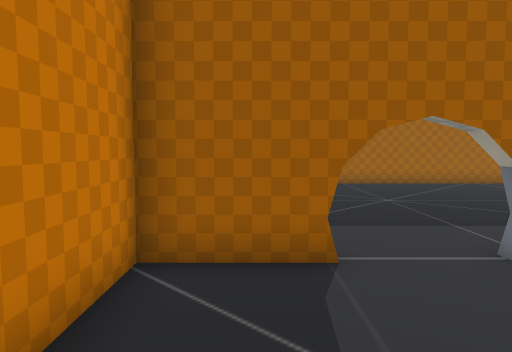
View 1 (above)

16 first-person views from a walk through a 3-D level made in the Godot game engine. The camera is 1.5 m above the floor, tilts 4° down and sees 70° across. The floor is counted in squares, 1 m on a side. Each view is taken from the middle of a square. On the plan, view 1 faces up. The plan holds only what a view shows up to about 16 squares ahead; the rest is blank. Some surface patterns are stand-ins.

View 2
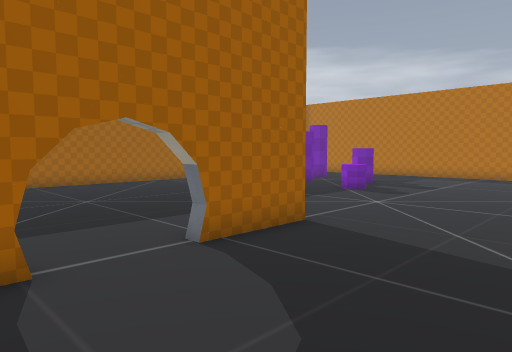

View 3
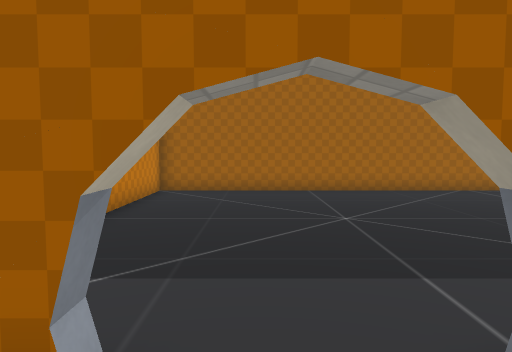

View 4
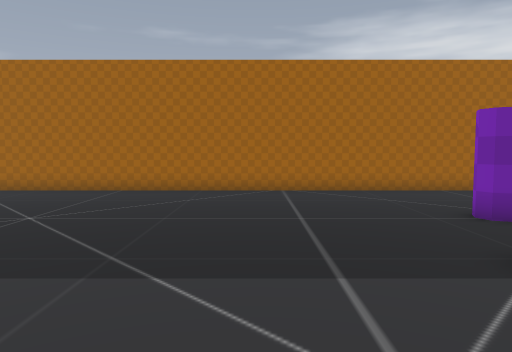

View 5
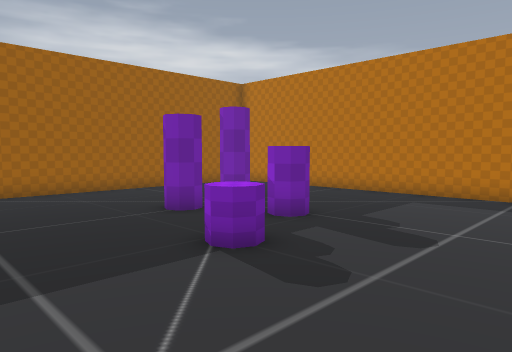

View 6
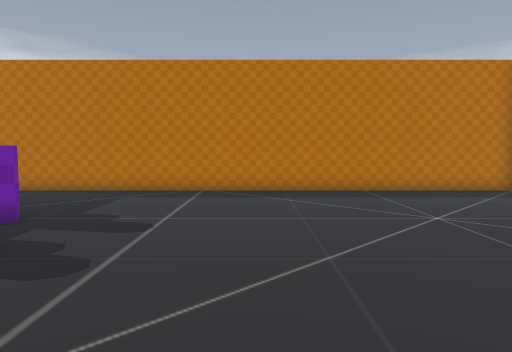

View 7
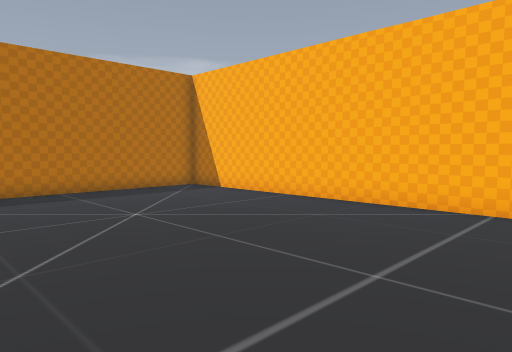

View 8
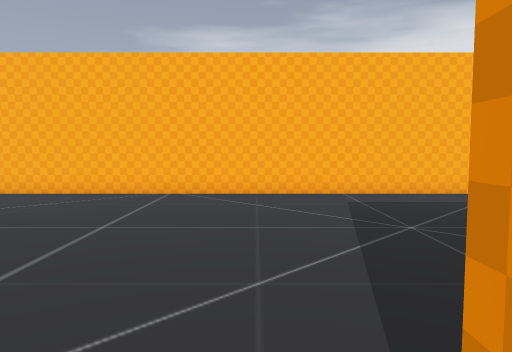

View 9
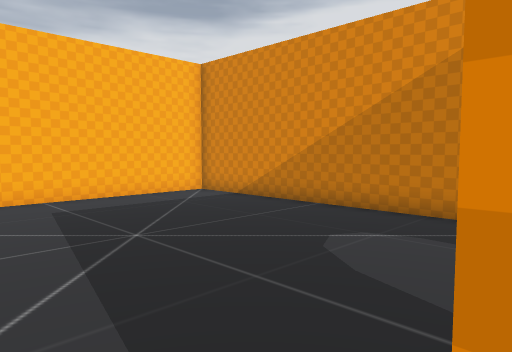

View 10
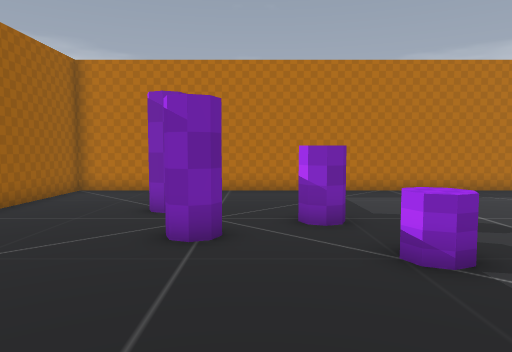

View 11
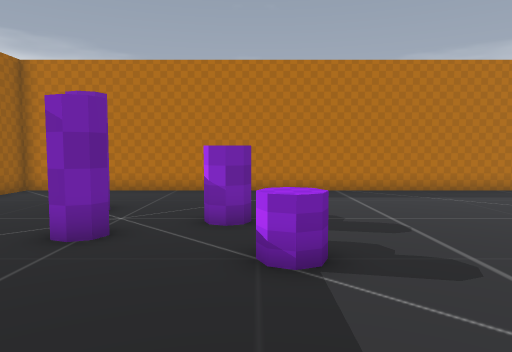

View 12
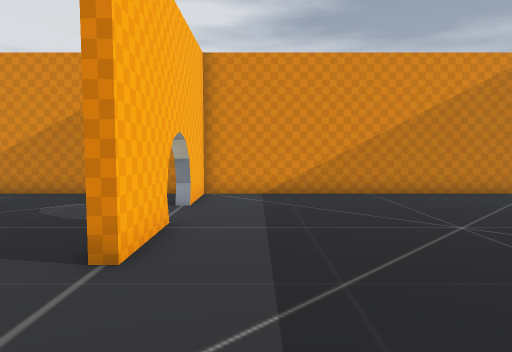

View 13
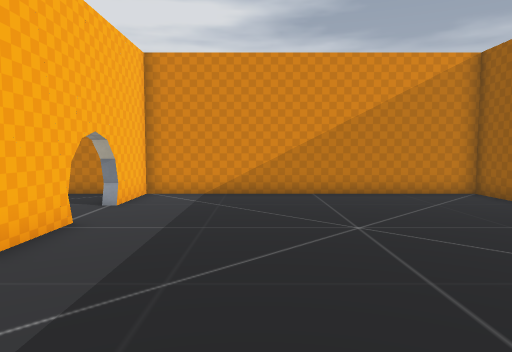

View 14
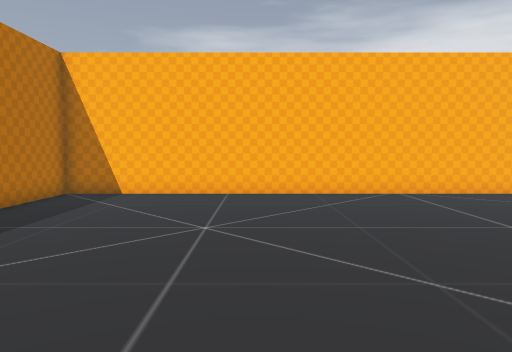

View 15
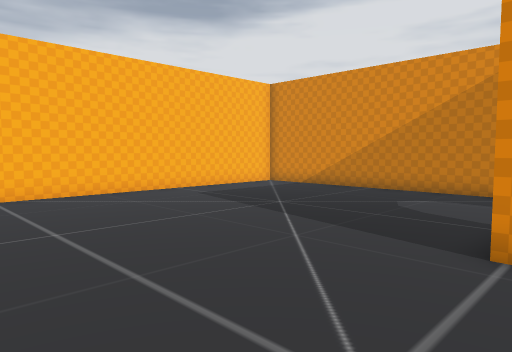

View 16
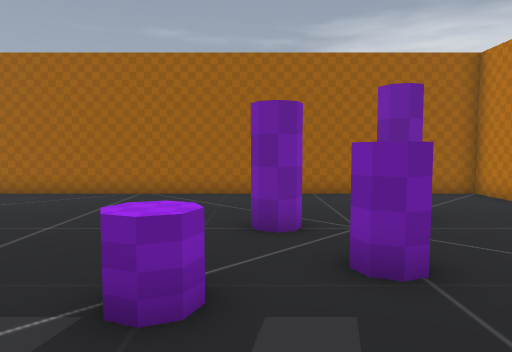

### Floor plan
Key: @ floor where view 1 was taken; # wall or solid block; . floor; ^ raised ledge.
Columns run from 2 left of view 1 to 22 right of it. Each row starts with its distance up from view 1.
 17 #########################
 16 #.......................#
 15 #.......................#
 14 #.......................#
 13 #.......................#
 12 #..................#....#
 11 #...............#.......#
 10 #.......................#
  9 #.................#.....#
  8 #..............^........#
  7 #..............^........#
  6 #.......................#
  5 ####..###...............#
  4 #.......................#
  3 #.......................#
  2 #.......................#
  1 #.......................#
  0 #.@.....................#
 -1 #.......................#
 -2 #.......................#
 -3 #.......................#
 -4 #.......................#
 -5 #.......................#
 -6 #.......................#
 -7 #########################

Where each view was taken, in squares from view 1:
view 1: 0 up, 0 right, facing up
view 2: 0 up, 0 right, facing up-right
view 3: 3 up, 2 right, facing up
view 4: 3 up, 9 right, facing up
view 5: 3 up, 9 right, facing up-right
view 6: 3 up, 8 right, facing right
view 7: 3 up, 8 right, facing down-right
view 8: 6 up, 7 right, facing down
view 9: 5 up, 7 right, facing down-left
view 10: 10 up, 8 right, facing right
view 11: 8 up, 8 right, facing right
view 12: 7 up, 11 right, facing left
view 13: 9 up, 11 right, facing left
view 14: 6 up, 15 right, facing down
view 15: 6 up, 12 right, facing down-left
view 16: 4 up, 14 right, facing up
